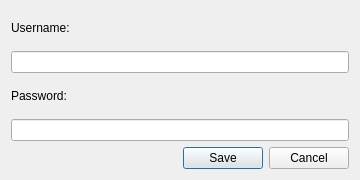
<?xml version="1.0" encoding="UTF-8"?>
<ui version="4.0">
 <class>SSHCredentialsDialog</class>
 <widget class="QDialog" name="SSHCredentialsDialog">
  <property name="geometry">
   <rect>
    <x>0</x>
    <y>0</y>
    <width>360</width>
    <height>180</height>
   </rect>
  </property>
  <property name="windowTitle">
   <string>SSH Credentials</string>
  </property>
  <layout class="QVBoxLayout" name="verticalLayout">
   <item>
    <widget class="QLabel" name="label_username">
     <property name="text">
      <string>Username:</string>
     </property>
    </widget>
   </item>
   <item>
    <widget class="QLineEdit" name="usernameLineEdit"/>
   </item>
   <item>
    <widget class="QLabel" name="label_password">
     <property name="text">
      <string>Password:</string>
     </property>
    </widget>
   </item>
   <item>
    <widget class="QLineEdit" name="passwordLineEdit">
     <property name="echoMode">
      <enum>QLineEdit::Password</enum>
     </property>
    </widget>
   </item>
   <item>
    <layout class="QHBoxLayout" name="buttonLayout">
     <item>
      <spacer name="spacer">
       <property name="orientation">
        <enum>Qt::Horizontal</enum>
       </property>
       <property name="sizeHint" stdset="0">
        <size>
         <width>40</width>
         <height>20</height>
        </size>
       </property>
      </spacer>
     </item>
     <item>
      <widget class="QPushButton" name="saveButton">
       <property name="text">
        <string>Save</string>
       </property>
      </widget>
     </item>
     <item>
      <widget class="QPushButton" name="cancelButton">
       <property name="text">
        <string>Cancel</string>
       </property>
      </widget>
     </item>
    </layout>
   </item>
  </layout>
 </widget>
 <resources/>
 <connections/>
</ui>
